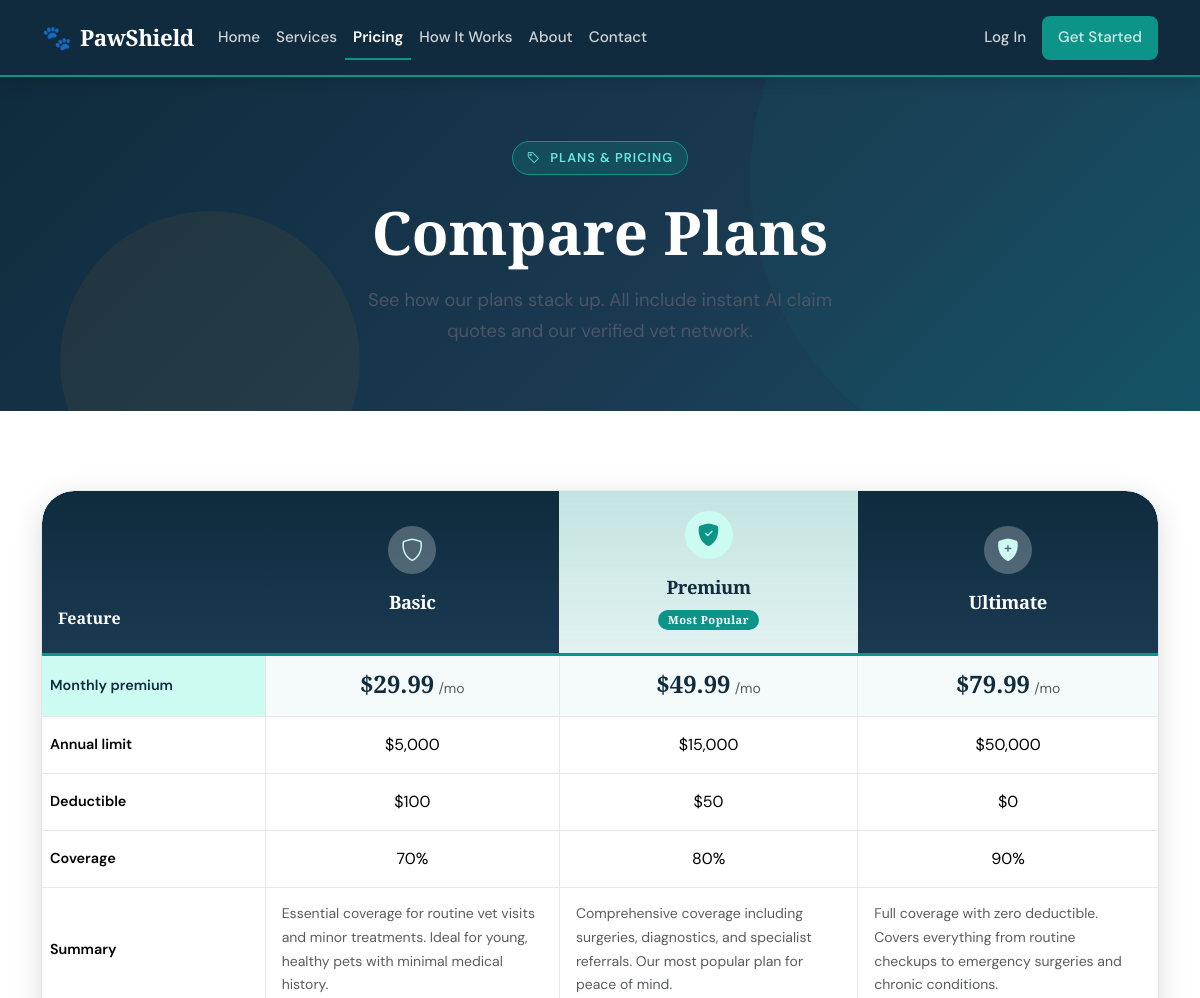
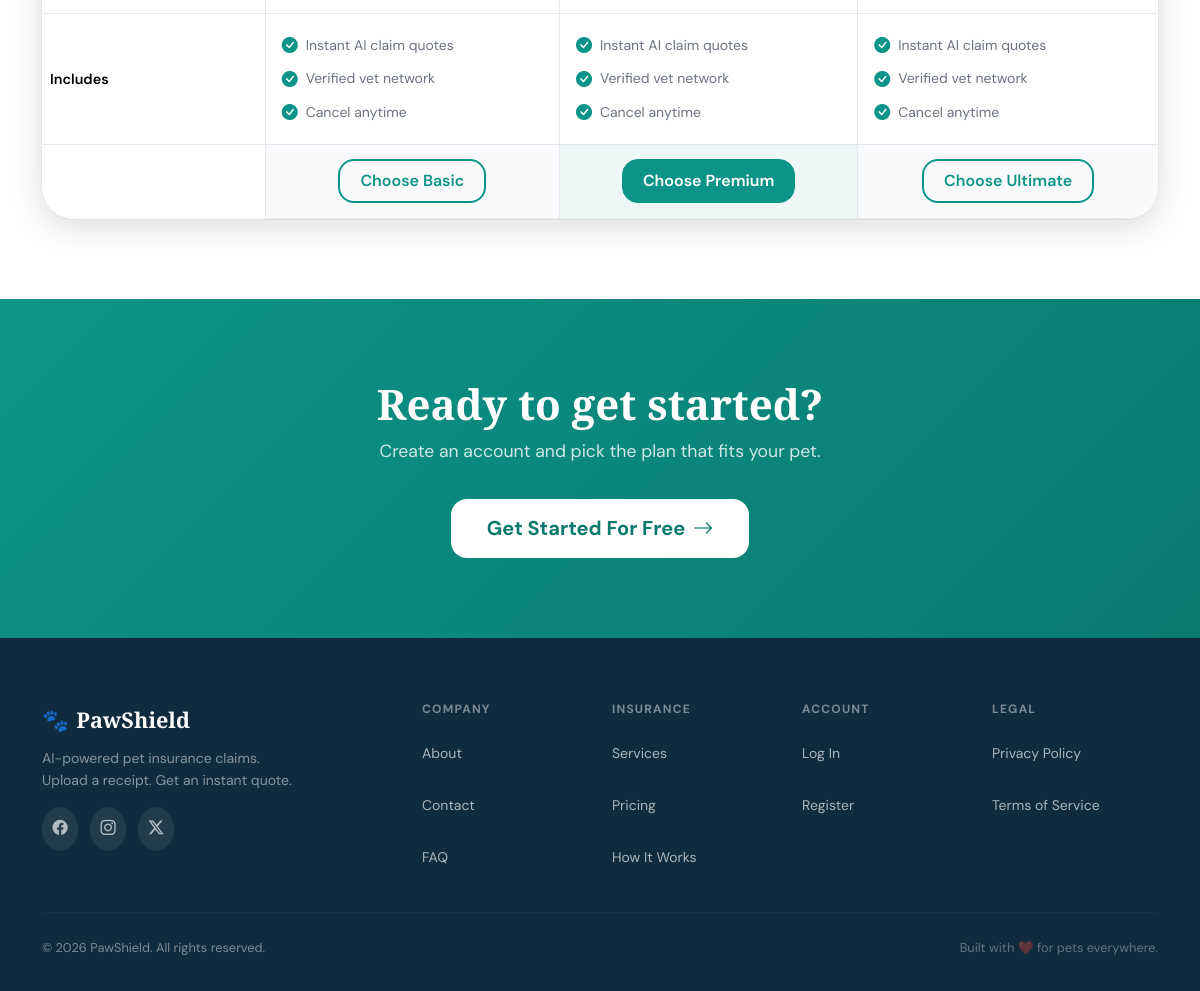
The app's page /pages/pricing.php with its own data (2 pictures, top to bottom).
### tables this page shows
CREATE TABLE IF NOT EXISTS insurance_plans (
    id              INT AUTO_INCREMENT PRIMARY KEY,
    name            VARCHAR(100) NOT NULL,
    description     TEXT DEFAULT NULL,
    monthly_premium DECIMAL(8,2) NOT NULL,
    annual_limit    DECIMAL(10,2) NOT NULL,
    deductible      DECIMAL(8,2) NOT NULL,
    coverage_pct    DECIMAL(5,2) NOT NULL,
    is_active       TINYINT(1) NOT NULL DEFAULT 1,
    created_at      DATETIME NOT NULL DEFAULT CURRENT_TIMESTAMP
);

### config/constants.php (called while the page is built, shortened)
<?php
function base_path() {
    return htmlspecialchars(BASE_PATH, ENT_QUOTES, 'UTF-8');
}

### pages/pricing.php (the view, shortened to what this page needs)
<?php
require_once __DIR__ . '/../config/constants.php';
require_once __DIR__ . '/../config/database.php';
$plans = [];
if ($db instanceof PDO) {
    $stmt = $db->query("SELECT * FROM insurance_plans WHERE is_active = 1 ORDER BY monthly_premium ASC");
    $plans = $stmt->fetchAll();
}
$planFeaturedIndex = min(1, count($plans) - 1);
$planIcons = ['bi-shield', 'bi-shield-fill-check', 'bi-shield-fill-plus'];
?>
<!DOCTYPE html>
<html lang="en">
<head>
    <link rel="stylesheet" href="https://cdn.jsdelivr.net/npm/bootstrap@5.3.3/dist/css/bootstrap.min.css">
    <link rel="stylesheet" href="https://cdn.jsdelivr.net/npm/bootstrap-icons@1.11.3/font/bootstrap-icons.min.css">
    <link rel="stylesheet" href="<?= base_path() ?>/assets/css/style.css">
    <link rel="stylesheet" href="<?= base_path() ?>/assets/css/accessibility.css">
</head>
<body>
<?php require_once __DIR__ . '/../includes/navbar.php'; ?>
<main id="main-content">
    <section class="hero-section hero-section--short" aria-labelledby="pricing-hero-heading">
        <div class="hero-bg-shapes" aria-hidden="true">
            <div class="hero-shape hero-shape-1"></div>
            <div class="hero-shape hero-shape-2"></div>
        </div>
        <div class="container hero-content">
            <div class="row justify-content-center text-center">
                <div class="col-lg-8">
                    <span class="hero-badge">
                        <i class="bi bi-tag me-1" aria-hidden="true"></i>Plans & Pricing
                    </span>
                    <h1 id="pricing-hero-heading" class="hero-heading">
                        Compare Plans
                    </h1>
                    <p class="hero-subtitle mb-0 text-center mx-auto" style="max-width: 32rem;">
                        See how our plans stack up. All include instant AI claim quotes and our verified vet network.
                    </p>
                </div>
            </div>
        </div>
    </section>
    <section class="py-6" aria-labelledby="comparison-heading">
        <div class="container">
            <div class="pricing-table-wrapper">
                <div class="table-responsive">
                    <table class="table align-middle pricing-table">
                        <thead>
                            <tr>
                                <th scope="col" class="pricing-table-feature">Feature</th>
                                <?php foreach ($plans as $i => $plan):
                                    $iconClass = $planIcons[$i] ?? 'bi-shield';
                                ?>
                                <th scope="col" class="text-center pricing-table-plan-header <?= $i === $planFeaturedIndex ? 'pricing-table-popular' : '' ?>">
                                    <div class="pricing-table-plan-icon" aria-hidden="true">
                                        <i class="bi <?= $iconClass ?>"></i>
                                    </div>
                                    <span class="d-block fw-bold pricing-table-plan-name"><?= htmlspecialchars($plan['name'], ENT_QUOTES, 'UTF-8') ?></span>
                                    <?php if ($i === $planFeaturedIndex): ?>
                                    <span class="badge rounded-pill mt-2 pricing-table-badge">Most Popular</span>
                                    <?php endif; ?>
                                </th>
                                <?php endforeach; ?>
                            </tr>
                        </thead>
                        <tbody>
                            <tr class="pricing-table-row-premium">
                                <th scope="row" class="pricing-table-feature">Monthly premium</th>
                                <?php foreach ($plans as $i => $plan): ?>
                                <td class="text-center <?= $i === $planFeaturedIndex ? 'pricing-table-cell-popular' : '' ?>">
                                    <span class="pricing-table-price">$<?= number_format((float)$plan['monthly_premium'], 2) ?></span>
                                    <span class="text-muted small">/mo</span>
                                </td>
                                <?php endforeach; ?>
                            </tr>
                        <tr>
                            <th scope="row" class="pricing-table-feature">Annual limit</th>
                            <?php foreach ($plans as $i => $plan): ?>
                            <td class="text-center <?= $i === $planFeaturedIndex ? 'pricing-table-cell-popular' : '' ?>">$<?= number_format((float)$plan['annual_limit']) ?></td>
                            <?php endforeach; ?>
                        </tr>
                        <tr>
                            <th scope="row" class="pricing-table-feature">Deductible</th>
                            <?php foreach ($plans as $i => $plan): ?>
                            <td class="text-center <?= $i === $planFeaturedIndex ? 'pricing-table-cell-popular' : '' ?>">$<?= number_format((float)$plan['deductible']) ?></td>
                            <?php endforeach; ?>
                        </tr>
                        <tr>
                            <th scope="row" class="pricing-table-feature">Coverage</th>
                            <?php foreach ($plans as $i => $plan): ?>
                            <td class="text-center <?= $i === $planFeaturedIndex ? 'pricing-table-cell-popular' : '' ?>"><?= number_format((float)$plan['coverage_pct']) ?>%</td>
                            <?php endforeach; ?>
                        </tr>
                        <tr>
                            <th scope="row" class="pricing-table-feature">Summary</th>
                            <?php foreach ($plans as $i => $plan): ?>
                            <td class="text-muted small <?= $i === $planFeaturedIndex ? 'pricing-table-cell-popular' : '' ?>"><?= htmlspecialchars($plan['description'], ENT_QUOTES, 'UTF-8') ?></td>
                            <?php endforeach; ?>
                        </tr>
                        <tr>
                            <th scope="row" class="pricing-table-feature">Includes</th>
                            <?php foreach ($plans as $i => $plan): ?>
                            <td class="<?= $i === $planFeaturedIndex ? 'pricing-table-cell-popular' : '' ?>">
                                <ul class="list-unstyled small mb-0 pricing-table-includes">
                                    <li><i class="bi bi-check-circle-fill me-2" aria-hidden="true"></i>Instant AI claim quotes</li>
                                    <li><i class="bi bi-check-circle-fill me-2" aria-hidden="true"></i>Verified vet network</li>
                                    <li><i class="bi bi-check-circle-fill me-2" aria-hidden="true"></i>Cancel anytime</li>
                                </ul>
                            </td>
                            <?php endforeach; ?>
                        </tr>
                        <tr class="pricing-table-actions">
                            <th scope="row" class="pricing-table-feature"></th>
                            <?php foreach ($plans as $i => $plan): ?>
                            <td class="text-center <?= $i === $planFeaturedIndex ? 'pricing-table-cell-popular' : '' ?>">
                                <?php if (empty($_SESSION['user_id'])): ?>
                                    <a href="<?= base_path() ?>/auth/register.php" class="btn <?= $i === $planFeaturedIndex ? 'btn-primary' : 'btn-outline-primary' ?> pricing-table-cta">
                                        Choose <?= htmlspecialchars($plan['name'], ENT_QUOTES, 'UTF-8') ?>
                                    </a>
                                <?php else: ?>
                                    <a href="<?= base_path() ?>/dashboard/subscriptions/review-and-pay.php?plan_id=<?= (int)$plan['id'] ?>" class="btn <?= $i === $planFeaturedIndex ? 'btn-primary' : 'btn-outline-primary' ?> pricing-table-cta">
                                        Choose <?= htmlspecialchars($plan['name'], ENT_QUOTES, 'UTF-8') ?>
                                    </a>
                                <?php endif; ?>
                            </td>
                            <?php endforeach; ?>
                        </tr>
                    </tbody>
                </table>
            </div>
            </div>
        </div>
    </section>
    <section class="cta-section py-6" aria-labelledby="pricing-cta-heading">
        <div class="container text-center">
            <h2 id="pricing-cta-heading" class="cta-title">Ready to get started?</h2>
            <p class="cta-subtitle">Create an account and pick the plan that fits your pet.</p>
            <a href="<?= base_path() ?>/auth/register.php" class="btn btn-cta btn-lg">
                Get Started For Free <i class="bi bi-arrow-right ms-2" aria-hidden="true"></i>
            </a>
        </div>
    </section>
</main>
<?php require_once __DIR__ . '/../includes/footer.php'; ?>

### records on screen
insurance_plans: name "Basic", monthly_premium "29.99", annual_limit "5,000", deductible "100", coverage_pct "70", description "Essential coverage for routine vet visits and minor treatments. Ideal for young, healthy pets with minimal medical history."
insurance_plans: name "Premium", shows "Most Popular", monthly_premium "49.99", annual_limit "15,000", deductible "50", coverage_pct "80", description "Comprehensive coverage including surgeries, diagnostics, and specialist referrals. Our most popular plan for peace of mind."
insurance_plans: name "Ultimate", monthly_premium "79.99", annual_limit "50,000", deductible "0", coverage_pct "90", description "Full coverage with zero deductible. Covers everything from routine checkups to emergency surgeries and chronic conditions."
